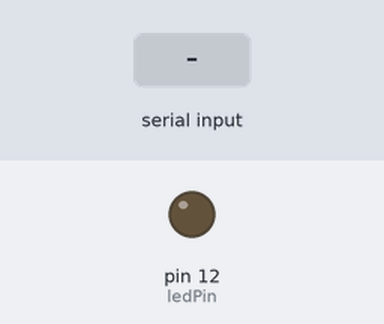
A sketch run on a simulated Arduino Uno, built with avr-gcc and run on an emulated ATmega328P. On the bench: output pins drawn as LEDs (lit = HIGH). The test bench sets the inputs (shaded band). What the sketch prints to the serial monitor is not drawn.

Above: at 1.2 s.
1.3 s: "1" received over Serial
At 1.55 s:
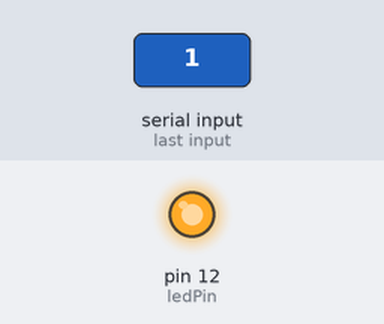
Timing chart, 0 to 4.3 s (numbered marks = the images above; inputs shaded):
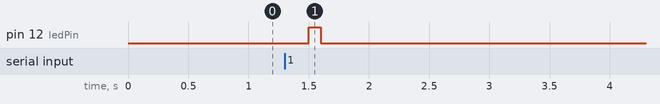

Measured:
- after the input at 1.3 s, pin 12 (ledPin): LOW → HIGH after 0.20 s, → LOW 0.10 s later

The sketch:

toArduino.ino
```cpp
const int ledPin = 12;

void setup(){
pinMode(ledPin, OUTPUT);
Serial.begin(9600);
}

void loop(){
if (Serial.available()) {
light(Serial.read());
}
delay(500);
}

void light(int n){
digitalWrite(ledPin, HIGH);
delay(100);
digitalWrite(ledPin, LOW);
delay(100);
Serial.println("On");

}
```
